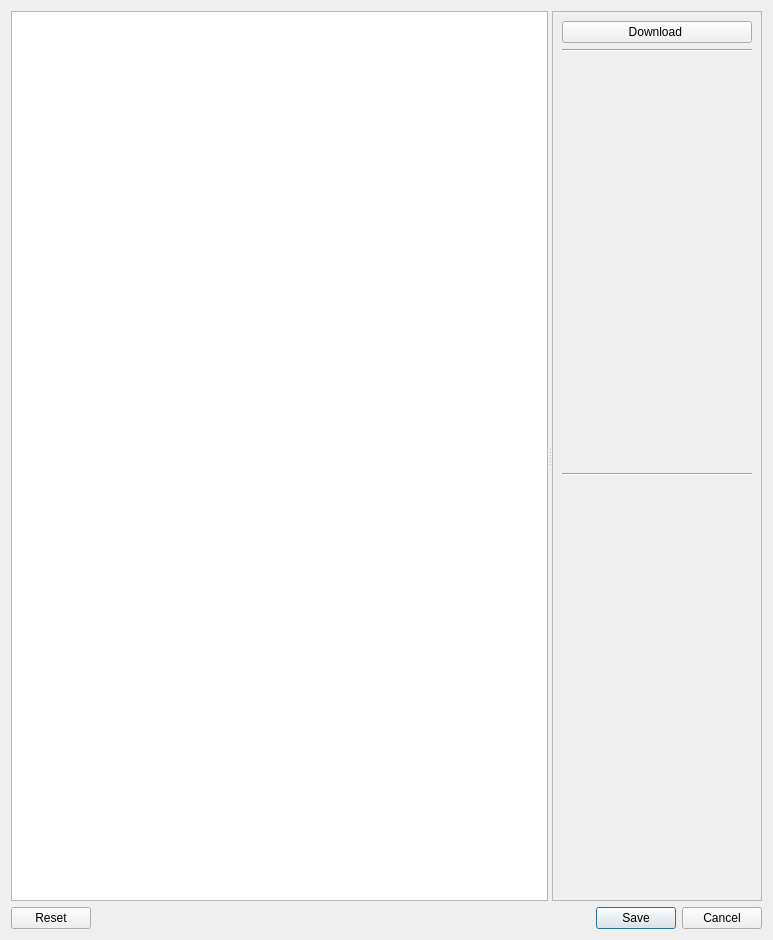
<?xml version="1.0" encoding="UTF-8"?>
<ui version="4.0">
 <class>RedditObjectSettingsDialog</class>
 <widget class="QDialog" name="RedditObjectSettingsDialog">
  <property name="geometry">
   <rect>
    <x>0</x>
    <y>0</y>
    <width>773</width>
    <height>940</height>
   </rect>
  </property>
  <property name="windowTitle">
   <string>Settings</string>
  </property>
  <layout class="QVBoxLayout" name="verticalLayout_3">
   <item>
    <widget class="QSplitter" name="splitter">
     <property name="sizePolicy">
      <sizepolicy hsizetype="Expanding" vsizetype="Expanding">
       <horstretch>0</horstretch>
       <verstretch>0</verstretch>
      </sizepolicy>
     </property>
     <property name="orientation">
      <enum>Qt::Horizontal</enum>
     </property>
     <widget class="QListView" name="reddit_objects_list_view">
      <property name="selectionMode">
       <enum>QAbstractItemView::ExtendedSelection</enum>
      </property>
     </widget>
     <widget class="QScrollArea" name="scroll_area">
      <property name="horizontalScrollBarPolicy">
       <enum>Qt::ScrollBarAsNeeded</enum>
      </property>
      <property name="sizeAdjustPolicy">
       <enum>QAbstractScrollArea::AdjustToContents</enum>
      </property>
      <property name="widgetResizable">
       <bool>true</bool>
      </property>
      <widget class="QWidget" name="scroll_area_contents">
       <property name="geometry">
        <rect>
         <x>0</x>
         <y>0</y>
         <width>262</width>
         <height>867</height>
        </rect>
       </property>
       <layout class="QVBoxLayout" name="verticalLayout_2">
        <item>
         <layout class="QVBoxLayout" name="verticalLayout">
          <item>
           <widget class="QPushButton" name="download_button">
            <property name="text">
             <string>Download </string>
            </property>
           </widget>
          </item>
          <item>
           <widget class="Line" name="line_2">
            <property name="orientation">
             <enum>Qt::Horizontal</enum>
            </property>
           </widget>
          </item>
          <item>
           <widget class="ObjectInfoWidget" name="info_widget" native="true"/>
          </item>
          <item>
           <widget class="Line" name="line">
            <property name="orientation">
             <enum>Qt::Horizontal</enum>
            </property>
           </widget>
          </item>
          <item>
           <widget class="ObjectSettingsWidget" name="settings_widget" native="true"/>
          </item>
         </layout>
        </item>
       </layout>
      </widget>
     </widget>
    </widget>
   </item>
   <item>
    <layout class="QHBoxLayout" name="horizontalLayout">
     <item>
      <widget class="QPushButton" name="reset_button">
       <property name="text">
        <string>Reset</string>
       </property>
      </widget>
     </item>
     <item>
      <spacer name="horizontalSpacer">
       <property name="orientation">
        <enum>Qt::Horizontal</enum>
       </property>
       <property name="sizeHint" stdset="0">
        <size>
         <width>40</width>
         <height>20</height>
        </size>
       </property>
      </spacer>
     </item>
     <item>
      <widget class="QDialogButtonBox" name="dialog_button_box">
       <property name="standardButtons">
        <set>QDialogButtonBox::Cancel|QDialogButtonBox::Save</set>
       </property>
       <property name="centerButtons">
        <bool>false</bool>
       </property>
      </widget>
     </item>
    </layout>
   </item>
  </layout>
 </widget>
 <customwidgets>
  <customwidget>
   <class>ObjectInfoWidget</class>
   <extends>QWidget</extends>
   <header>DownloaderForReddit/gui/widgets/object_info_widget</header>
   <container>1</container>
  </customwidget>
  <customwidget>
   <class>ObjectSettingsWidget</class>
   <extends>QWidget</extends>
   <header>DownloaderForReddit/gui/widgets/object_settings_widget</header>
   <container>1</container>
  </customwidget>
 </customwidgets>
 <resources/>
 <connections/>
</ui>
